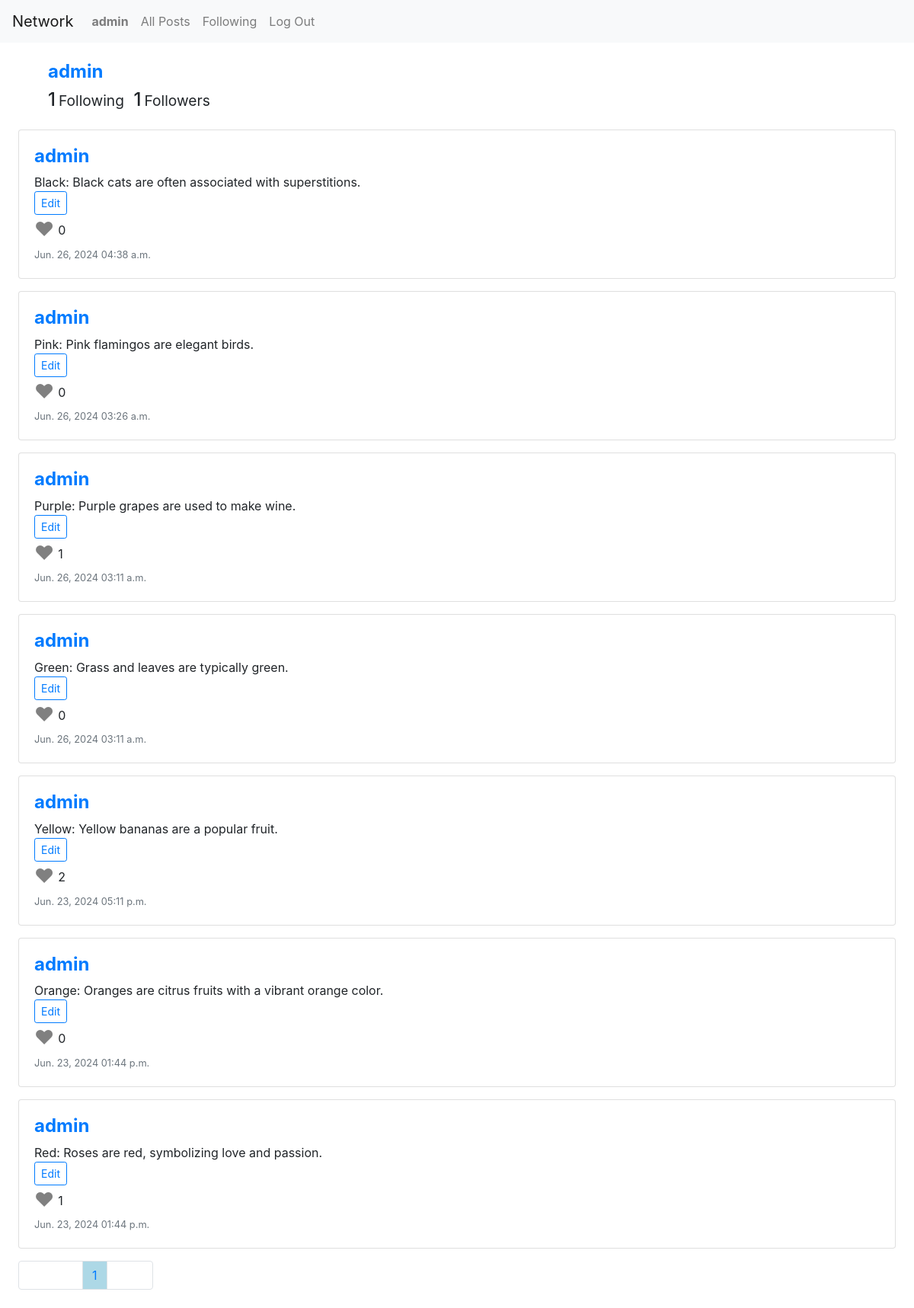
/profile/1 (signed in), run on the app's committed database.
### network/models.py (models this page shows, shortened)
class User(AbstractUser):
    pass
    def number_of_following(self):
        total_following = 0
        for following in self.following.all():
            total_following += 1
        return total_following
    def number_of_followers(self):
        total_followers = 0
        for follower in self.followers.all():
            total_followers += 1
        return total_followers

class Post(models.Model):
    user = models.ForeignKey(User, on_delete=models.CASCADE)
    content = models.TextField()
    created_at = models.DateTimeField(auto_now_add=True)
    def number_of_like(self):
        total_like = 0
        for like in self.likes.all():
            total_like += 1
        return total_like
    def user_like(self, user_id):
        for like in self.likes.all():
            if like.user.id == user_id:
                return True
        return False

class Follower(models.Model):
    user = models.ForeignKey(User, related_name='following', on_delete=models.CASCADE)
    followed_user = models.ForeignKey(User, related_name='followers', on_delete=models.CASCADE)

class Like(models.Model):
    user = models.ForeignKey(User, on_delete=models.CASCADE)
    post = models.ForeignKey(Post, related_name="likes", on_delete=models.CASCADE)

### network/views.py (the view)
# urls.py: path("profile/<int:user_id>", views.profile, name="profile"),
@login_required(login_url ="/login")
def profile(request, user_id):
    try:
        all_user_posts = Post.objects.filter(user=user_id).order_by('-created_at')
        user = User.objects.get(id=user_id)
        is_follow = True
        try:
            follow = Follower.objects.get(user=request.user, followed_user=user)
        except Follower.DoesNotExist:
            is_follow = False
        for post in all_user_posts:
            post.is_liked = post.user_like(request.user.id)
        paginator = Paginator(all_user_posts, 10) # Show 10 post per page.
        page_number = request.GET.get('page')
        page_obj = paginator.get_page(page_number)
        return render(request, "network/profile.html", {"page_obj": page_obj, "is_follow": is_follow})
    except User.DoesNotExist:
        return HttpResponseRedirect(reverse("error"))

### network/templates/network/profile.html (shortened to what this page needs)
{% extends "network/layout.html" %}
{% load static %}
{% block body %}
<div class="m-4">
    <div class="m-4">
    <div class="row user-info">
        <div class="col-sm-6">
            <div class="col-sm-12">
                <h4><a href="#"><strong>{{page_obj.0.user.username}}</strong></a></h4>
            </div>
            <div class="col-sm-12">
                <span class="number_of_following h4 mr-2">{{page_obj.0.user.number_of_following}}<small class="ml-1">Following</small></span>
                <span class="number_of_followers h4">{{page_obj.0.user.number_of_followers}}<small class="ml-1">Followers</small></span>
            </div>
        </div>
        <div class="col-sm-6 text-right">
        </div>
    </div>
</div>
{% for element in page_obj %}
<div class="card mt-3">
    <div class="card-body">
        <div class="row">
            <div class="col-sm-12">
                <h4><a href="#"><strong>{{element.user.username}}</strong></a></h4>
            </div>
            {% if user.id == element.user.id %}
            <div class="col-sm-12 form-content" data-id="{{element.id}}">
                <div class="show-content">
                    <div>{{element.content}}</div>
                    <button class="btn btn-sm btn-outline-primary">Edit</button>
                </div>
            </div>
            {% else %}
            <div class="col-sm-12">
                <div>
                    <div>{{element.content}}</div>
                </div>
            </div>
            {% endif %}
            {% if user.id != element.user.id %}
                <div class="like-number col-sm-12">
                    <button class="btn btn-link" data-id="{{element.id}}">
                        {%if element.is_liked%}
                        <span class="heart-like" style="font-size: 1.6em; color: red">&#9829;</span>
                        {%else%}
                        <span class="heart-like" style="font-size: 1.6em; color: gray">&#9829;</span>
                        {%endif%}
                        <span class="number-like"
                            style="position: absolute; padding: 8px 5px;">{{element.number_of_like}}</span>
                    </button>
                </div>
                {% else %}
                <div class="col-sm-12">
                    <div>
                        <span class="heart-like" style="font-size: 1.6em; color: gray">&#9829;</span>
                        <span class="number-like" style="position: absolute;padding: 8px 5px;">{{element.number_of_like}}</span>
                    </div>
                </div>
                {% endif %}
            <div class="col-sm-12"><small class="text-muted">{{element.created_at|date:"M. d, Y h:i a"}}</small>
            </div>
        </div>
    </div>
</div>
{% endfor %}
<nav class="mt-3">
    <ul class="pagination">
        {% if page_obj.has_previous %}
        <li class="page-item"><a class="page-link" href="?page={{ page_obj.previous_page_number }}">Previous</a></li>
        {% else %}
        <li class="page-item" style="width: 85px"><span class="page-link h-100"></span></li>
        {% endif %}
        {% for i in ''|ljust:page_obj.paginator.num_pages %}
        {% if page_obj.number == forloop.counter%}
        <li class="page-item"><a class="page-link" style="background-color: lightblue;"
                href="?page={{ forloop.counter }}">{{forloop.counter}}</a></li>
        {% else %}
        <li class="page-item"><a class="page-link" href="?page={{ forloop.counter }}">{{forloop.counter}}</a></li>
        {% endif %}
        {% endfor %}
        {% if page_obj.has_next %}
        <li class="page-item"><a class="page-link" href="?page={{ page_obj.next_page_number }}">Next</a></li>
        {% else %}
        <li class="page-item" style="width: 60px;"><span class="page-link h-100"></span></li>
        {% endif %}
    </ul>
</nav>
</div>
{% endblock %}

### network/templates/network/layout.html (shortened to what this page needs)
{% load static %}
<!DOCTYPE html>
<html lang="en">
    <head>
        <link rel="stylesheet" href="https://stackpath.bootstrapcdn.com/bootstrap/4.4.1/css/bootstrap.min.css">
        <link href="{% static 'network/styles.css' %}" rel="stylesheet">
    </head>
    <body>
        <nav class="navbar navbar-expand-lg navbar-light bg-light">
            <a class="navbar-brand" href="#">Network</a>
            <div>
              <ul class="navbar-nav mr-auto">
                {% if user.is_authenticated %}
                    <li class="nav-item">
                        <a class="nav-link" href="{% url 'profile' user.id%}"><strong>{{ user.username }}</strong></a>
                    </li>
                {% endif %}
                <li class="nav-item">
                  <a class="nav-link" href="{% url 'index' %}">All Posts</a>
                </li>
                {% if user.is_authenticated %}
                    <li class="nav-item">
                        <a class="nav-link" href="{% url 'following' user.id%}">Following</a>
                    </li>
                    <li class="nav-item">
                        <a class="nav-link" href="{% url 'logout' %}">Log Out</a>
                    </li>
                {% endif %}
              </ul>
            </div>
          </nav>
        <div class="body">
            {% block body %}
            {% endblock %}
        </div>
    </body>
</html>

### data on the page
User: username "admin"
Post: user.username "admin", user.user_id "1", user.followed_user_id "1", content "Black: Black cats are often associated with superstitions.", number_of_like "0", created_at "Jun. 26, 2024 04:38 a.m."
Post: user.username "admin", content "Pink: Pink flamingos are elegant birds.", number_of_like "0", created_at "Jun. 26, 2024 03:26 a.m."
Post: user.username "admin", content "Purple: Purple grapes are used to make wine.", number_of_like "1", created_at "Jun. 26, 2024 03:11 a.m."
Post: user.username "admin", content "Green: Grass and leaves are typically green.", number_of_like "0", created_at "Jun. 26, 2024 03:11 a.m."
Post: user.username "admin", content "Yellow: Yellow bananas are a popular fruit.", number_of_like "2", created_at "Jun. 23, 2024 05:11 p.m."
Post: user.username "admin", content "Orange: Oranges are citrus fruits with a vibrant orange color.", number_of_like "0", created_at "Jun. 23, 2024 01:44 p.m."
Post: user.username "admin", content "Red: Roses are red, symbolizing love and passion.", number_of_like "1", created_at "Jun. 23, 2024 01:44 p.m."
